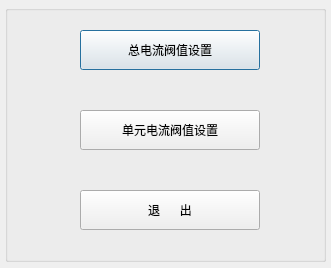
<?xml version="1.0" encoding="UTF-8"?>
<ui version="4.0">
 <class>FV_MainDlg</class>
 <widget class="QDialog" name="FV_MainDlg">
  <property name="geometry">
   <rect>
    <x>0</x>
    <y>0</y>
    <width>331</width>
    <height>268</height>
   </rect>
  </property>
  <property name="windowTitle">
   <string>Dialog</string>
  </property>
  <widget class="QPushButton" name="totalBtn">
   <property name="geometry">
    <rect>
     <x>80</x>
     <y>30</y>
     <width>180</width>
     <height>40</height>
    </rect>
   </property>
   <property name="text">
    <string>总电流阀值设置</string>
   </property>
  </widget>
  <widget class="QPushButton" name="outputBtn">
   <property name="geometry">
    <rect>
     <x>80</x>
     <y>110</y>
     <width>180</width>
     <height>40</height>
    </rect>
   </property>
   <property name="text">
    <string>单元电流阀值设置</string>
   </property>
  </widget>
  <widget class="QPushButton" name="quitBtn">
   <property name="geometry">
    <rect>
     <x>80</x>
     <y>190</y>
     <width>180</width>
     <height>40</height>
    </rect>
   </property>
   <property name="text">
    <string>退      出</string>
   </property>
  </widget>
  <widget class="QGroupBox" name="groupBox">
   <property name="geometry">
    <rect>
     <x>5</x>
     <y>5</y>
     <width>321</width>
     <height>257</height>
    </rect>
   </property>
   <property name="title">
    <string/>
   </property>
  </widget>
  <zorder>groupBox</zorder>
  <zorder>totalBtn</zorder>
  <zorder>outputBtn</zorder>
  <zorder>quitBtn</zorder>
 </widget>
 <tabstops>
  <tabstop>outputBtn</tabstop>
  <tabstop>totalBtn</tabstop>
  <tabstop>quitBtn</tabstop>
 </tabstops>
 <resources/>
 <connections>
  <connection>
   <sender>quitBtn</sender>
   <signal>clicked()</signal>
   <receiver>FV_MainDlg</receiver>
   <slot>close()</slot>
   <hints>
    <hint type="sourcelabel">
     <x>199</x>
     <y>269</y>
    </hint>
    <hint type="destinationlabel">
     <x>199</x>
     <y>161</y>
    </hint>
   </hints>
  </connection>
 </connections>
</ui>
